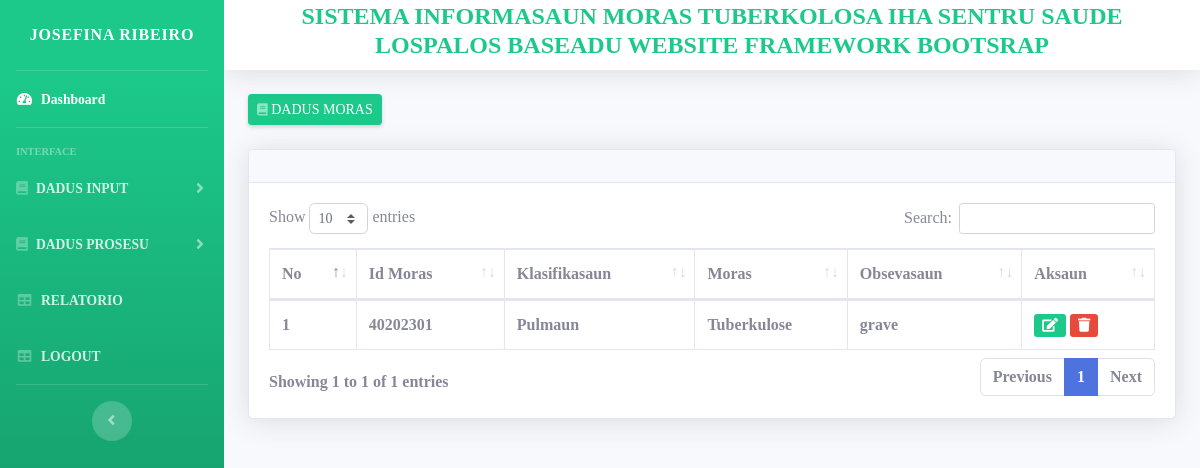
The page /?page=moras (signed in) on the database its author committed.
### tables this page shows
CREATE TABLE `tb_moras` (
  `id_moras` int(11) NOT NULL,
  `id_klasifikasaun` int(11) NOT NULL,
  `moras` char(50) NOT NULL,
  `obs_moras` char(250) NOT NULL
);

CREATE TABLE `tb_klasifikasaun` (
  `id_klasifikasaun` int(11) NOT NULL,
  `nrn_klasifikasaun` char(50) NOT NULL,
  `obs_klasifikasaun` char(250) NOT NULL
);

### config/function.php (called while the page is built, shortened)
<?php
function mq($sql){
	global $conn;
	return $mq = mysqli_query($conn, $sql);
}
function mfa($qName){
	return $mfa = mysqli_fetch_array($qName);
}
?>

### database/master/moras/index.php (the view)
<div class="col-md-12">
	<div class="card shadow mb-4">
		<div class="card-header py-3">
		</div>
		<div class="card-body">
			<div class="table-responsive">
				<table class="table table-bordered" id="dataTable" width="100%" cellspacing="0">
					<thead>
						<tr>
							<th>No</th>
							<th>Id Moras</th>
							<th>Klasifikasaun</th>
							<th>Moras</th>
							<th>Obsevasaun</th>
							<th>Aksaun</th>
						</tr>
					</thead>
					<tbody>
						<?php
						$query = mq("SELECT * FROM tb_moras
							JOIN tb_klasifikasaun ON tb_moras.id_klasifikasaun=tb_klasifikasaun.id_klasifikasaun
							");
						$no = 1;
						while ($data = mfa($query)) {
							?>
							<tr>
								<td><?= $no++; ?></td>
								<td><?= $data['id_moras'] ?></td>
								<td><?= $data['nrn_klasifikasaun'] ?></td>
								<td><?= $data['moras'] ?></td>
								<td><?= $data['obs_moras'] ?></td>
								<td>
									<a href="?page=hadiaMoras&id=<?= $data['id_moras'] ?>" class="bg-success text-white btn-sm"><i class="menu-icon fa fa-edit"></i></a>
									<a href="?page=hamosMoras&id=<?= $data['id_moras'] ?>" class="bg-danger text-white btn-sm" onclick="return confirm('Tebes atu hamos <?= $data['moras']; ?>');"><i class="menu-icon fa fa-trash"></i></a>
								</td>
							</tr>
						<?php } ?>
					</tbody>
				</table>
			</div>
		</div>
	</div>
</div>

### template/sidebar.php (shortened to what this page needs)
<ul class="navbar-nav bg-gradient-success sidebar sidebar-dark accordion" id="accordionSidebar">
           <a class="sidebar-brand d-flex align-items-center justify-content-center" href="?page=dashboard">
               <div class="sidebar-brand-text "><?= $dataAdmin['nrn_admin'] ?></div>
           </a>
           <hr class="sidebar-divider my-0">
           <li class="nav-item active">
               <a class="nav-link" href="?page=dashboard">
                   <i class="fas fa-fw fa-tachometer-alt"></i>
                   <span>Dashboard</span></a>
           </li>
           <hr class="sidebar-divider">
           <div class="sidebar-heading">
               Interface
           </div>
           <li class="nav-item">
               <a class="nav-link collapsed" href="#" data-toggle="collapse" data-target="#collapseTwo"
                   aria-expanded="true" aria-controls="collapseTwo">
                   <i class="fas fa-book"></i>
                   <span>DADUS INPUT</span>
               </a>
           </li>
           <li class="nav-item">
               <a class="nav-link collapsed" href="#" data-toggle="collapse" data-target="#collapseOne"
                   aria-expanded="true" aria-controls="collapseOne">
                   <i class="fas fa-book"></i>
                   <span>DADUS PROSESU</span>
               </a>
           </li>
           <li class="nav-item">
               <a class="nav-link" href="?page=relatorio">
                   <i class="fas fa-fw fa-table"></i>
                   <span>RELATORIO</span></a>
           </li>
           <li class="nav-item">
               <a class="nav-link" href="logs/logout.php">
                   <i class="fas fa-fw fa-table"></i>
                   <span>LOGOUT</span></a>
           </li>
           <hr class="sidebar-divider d-none d-md-block">
           <div class="text-center d-none d-md-inline">
               <button class="rounded-circle border-0" id="sidebarToggle"></button>
           </div>
       </ul>

### template/header.php (style rules this page uses)
* { font-family: MV Boli; font-weight: bold; }

### rows shown on the page
tb_moras: id_moras "40202301", id_klasifikasaun.nrn_klasifikasaun "Pulmaun", moras "Tuberkulose", obs_moras "grave"

### other values the page prints
$dataAdmin['nrn_admin'] "JOSEFINA RIBEIRO"
$title "DADUS MORAS"
